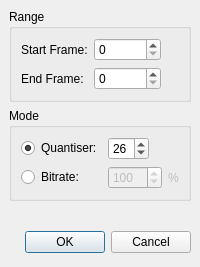
<ui version="4.0" >
 <author></author>
 <comment></comment>
 <exportmacro></exportmacro>
 <class>x264ZonesDialog</class>
 <widget class="QDialog" name="x264ZonesDialog" >
  <property name="geometry" >
   <rect>
    <x>0</x>
    <y>0</y>
    <width>187</width>
    <height>239</height>
   </rect>
  </property>
  <property name="windowTitle" >
   <string>x264 Zones</string>
  </property>
  <layout class="QVBoxLayout" >
   <property name="margin" >
    <number>9</number>
   </property>
   <property name="spacing" >
    <number>6</number>
   </property>
   <item>
    <widget class="QGroupBox" name="groupBox_2" >
     <property name="title" >
      <string>Range</string>
     </property>
     <layout class="QGridLayout" >
      <property name="margin" >
       <number>9</number>
      </property>
      <property name="spacing" >
       <number>6</number>
      </property>
      <item row="0" column="1" >
       <widget class="QSpinBox" name="frameStartSpinBox" >
        <property name="maximum" >
         <number>9999999</number>
        </property>
       </widget>
      </item>
      <item row="0" column="0" >
       <widget class="QLabel" name="label" >
        <property name="text" >
         <string>Start Frame:</string>
        </property>
       </widget>
      </item>
      <item row="1" column="0" >
       <widget class="QLabel" name="label_2" >
        <property name="text" >
         <string>End Frame:</string>
        </property>
       </widget>
      </item>
      <item row="1" column="1" >
       <widget class="QSpinBox" name="frameEndSpinBox" >
        <property name="maximum" >
         <number>9999999</number>
        </property>
       </widget>
      </item>
      <item row="0" column="2" >
       <spacer>
        <property name="orientation" >
         <enum>Qt::Horizontal</enum>
        </property>
        <property name="sizeHint" >
         <size>
          <width>40</width>
          <height>20</height>
         </size>
        </property>
       </spacer>
      </item>
      <item row="1" column="2" >
       <spacer>
        <property name="orientation" >
         <enum>Qt::Horizontal</enum>
        </property>
        <property name="sizeHint" >
         <size>
          <width>40</width>
          <height>20</height>
         </size>
        </property>
       </spacer>
      </item>
     </layout>
    </widget>
   </item>
   <item>
    <widget class="QGroupBox" name="groupBox" >
     <property name="title" >
      <string>Mode</string>
     </property>
     <layout class="QGridLayout" >
      <property name="margin" >
       <number>9</number>
      </property>
      <property name="spacing" >
       <number>6</number>
      </property>
      <item row="1" column="1" >
       <layout class="QHBoxLayout" >
        <property name="margin" >
         <number>0</number>
        </property>
        <property name="spacing" >
         <number>6</number>
        </property>
        <item>
         <widget class="QSpinBox" name="bitrateSpinBox" >
          <property name="enabled" >
           <bool>false</bool>
          </property>
          <property name="maximum" >
           <number>9999</number>
          </property>
          <property name="minimum" >
           <number>1</number>
          </property>
          <property name="value" >
           <number>100</number>
          </property>
         </widget>
        </item>
        <item>
         <widget class="QLabel" name="label_3" >
          <property name="enabled" >
           <bool>false</bool>
          </property>
          <property name="text" >
           <string>%</string>
          </property>
         </widget>
        </item>
        <item>
         <spacer>
          <property name="orientation" >
           <enum>Qt::Horizontal</enum>
          </property>
          <property name="sizeHint" >
           <size>
            <width>16</width>
            <height>18</height>
           </size>
          </property>
         </spacer>
        </item>
       </layout>
      </item>
      <item row="0" column="1" >
       <layout class="QHBoxLayout" >
        <property name="margin" >
         <number>0</number>
        </property>
        <property name="spacing" >
         <number>6</number>
        </property>
        <item>
         <widget class="QSpinBox" name="quantiserSpinBox" >
          <property name="maximum" >
           <number>51</number>
          </property>
          <property name="minimum" >
           <number>1</number>
          </property>
          <property name="value" >
           <number>26</number>
          </property>
         </widget>
        </item>
        <item>
         <spacer>
          <property name="orientation" >
           <enum>Qt::Horizontal</enum>
          </property>
          <property name="sizeHint" >
           <size>
            <width>16</width>
            <height>18</height>
           </size>
          </property>
         </spacer>
        </item>
       </layout>
      </item>
      <item row="0" column="0" >
       <widget class="QRadioButton" name="quantiserRadioButton" >
        <property name="text" >
         <string>Quantiser:</string>
        </property>
        <property name="checked" >
         <bool>true</bool>
        </property>
       </widget>
      </item>
      <item row="1" column="0" >
       <widget class="QRadioButton" name="bitrateRadioButton" >
        <property name="text" >
         <string>Bitrate:</string>
        </property>
       </widget>
      </item>
     </layout>
    </widget>
   </item>
   <item>
    <spacer>
     <property name="orientation" >
      <enum>Qt::Vertical</enum>
     </property>
     <property name="sizeType" >
      <enum>QSizePolicy::MinimumExpanding</enum>
     </property>
     <property name="sizeHint" >
      <size>
       <width>20</width>
       <height>20</height>
      </size>
     </property>
    </spacer>
   </item>
   <item>
    <layout class="QHBoxLayout" >
     <property name="margin" >
      <number>0</number>
     </property>
     <property name="spacing" >
      <number>6</number>
     </property>
     <item>
      <spacer>
       <property name="orientation" >
        <enum>Qt::Horizontal</enum>
       </property>
       <property name="sizeType" >
        <enum>QSizePolicy::MinimumExpanding</enum>
       </property>
       <property name="sizeHint" >
        <size>
         <width>1</width>
         <height>31</height>
        </size>
       </property>
      </spacer>
     </item>
     <item>
      <widget class="QPushButton" name="okButton" >
       <property name="text" >
        <string>OK</string>
       </property>
      </widget>
     </item>
     <item>
      <widget class="QPushButton" name="cancelButton" >
       <property name="text" >
        <string>Cancel</string>
       </property>
      </widget>
     </item>
    </layout>
   </item>
  </layout>
 </widget>
 <pixmapfunction></pixmapfunction>
 <tabstops>
  <tabstop>frameStartSpinBox</tabstop>
  <tabstop>frameEndSpinBox</tabstop>
  <tabstop>quantiserRadioButton</tabstop>
  <tabstop>quantiserSpinBox</tabstop>
  <tabstop>bitrateRadioButton</tabstop>
  <tabstop>bitrateSpinBox</tabstop>
  <tabstop>okButton</tabstop>
  <tabstop>cancelButton</tabstop>
 </tabstops>
 <resources/>
 <connections>
  <connection>
   <sender>okButton</sender>
   <signal>clicked()</signal>
   <receiver>x264ZonesDialog</receiver>
   <slot>accept()</slot>
   <hints>
    <hint type="sourcelabel" >
     <x>278</x>
     <y>253</y>
    </hint>
    <hint type="destinationlabel" >
     <x>96</x>
     <y>254</y>
    </hint>
   </hints>
  </connection>
  <connection>
   <sender>cancelButton</sender>
   <signal>clicked()</signal>
   <receiver>x264ZonesDialog</receiver>
   <slot>reject()</slot>
   <hints>
    <hint type="sourcelabel" >
     <x>369</x>
     <y>253</y>
    </hint>
    <hint type="destinationlabel" >
     <x>179</x>
     <y>282</y>
    </hint>
   </hints>
  </connection>
  <connection>
   <sender>quantiserRadioButton</sender>
   <signal>toggled(bool)</signal>
   <receiver>quantiserSpinBox</receiver>
   <slot>setEnabled(bool)</slot>
   <hints>
    <hint type="sourcelabel" >
     <x>64</x>
     <y>148</y>
    </hint>
    <hint type="destinationlabel" >
     <x>129</x>
     <y>149</y>
    </hint>
   </hints>
  </connection>
  <connection>
   <sender>bitrateRadioButton</sender>
   <signal>toggled(bool)</signal>
   <receiver>bitrateSpinBox</receiver>
   <slot>setEnabled(bool)</slot>
   <hints>
    <hint type="sourcelabel" >
     <x>64</x>
     <y>172</y>
    </hint>
    <hint type="destinationlabel" >
     <x>129</x>
     <y>173</y>
    </hint>
   </hints>
  </connection>
  <connection>
   <sender>bitrateRadioButton</sender>
   <signal>toggled(bool)</signal>
   <receiver>label_3</receiver>
   <slot>setEnabled(bool)</slot>
   <hints>
    <hint type="sourcelabel" >
     <x>64</x>
     <y>172</y>
    </hint>
    <hint type="destinationlabel" >
     <x>163</x>
     <y>173</y>
    </hint>
   </hints>
  </connection>
 </connections>
</ui>
